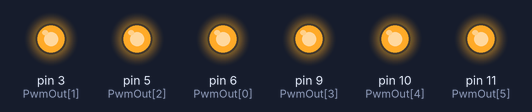
Bench run of a sketch on a simulated Arduino Mega 2560, built with avr-gcc and run on an emulated ATmega2560. Shown: output pins drawn as LEDs (lit = HIGH).

Above: at 0.1 s.
Timing chart, 0 to 1.6 s (numbered marks = the images above):
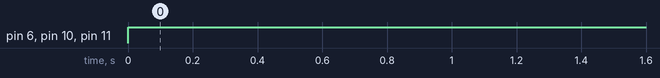

The sketch:

dmxpwm_rgbled.ino
```cpp
/*
The Code doesn´t look very good or is easy to understand.
This version is just a big mess of Code from diffrent Sources.
Basic structure is from https://www.crazy-logic.co.uk/projects/lighting/receiving-dmx-on-arduino-with-ardmx

The was tested on Arduino Nano and UNO.

If you want to change it for your preferences
change:

     #define Dmxchannels 6
     DmxAddress = 48;
     Outputs in Setup
     Void action


              */


              /*
              pinout
               pin0 - serial in
               pin1
               pin2  ch1 indicator
               pin3~
               pin4  Switch ch 7 +127 8 +127
               pin5~
               pin6~
               pin7 - error2 - bad dmx (non dimmer data)
               pin8 - error3 - last channel not recieved.
               pin9~   R-
               pin10~  G-
               pin11~  B-
               pin12 - error1 - tooo much time between frames.
               pin13 - dmx data output for demo. ch2 ind
               apin0
               apin1
               apin2
               apin3
               apin4
               apin5
               pinout

                                                                                            ***INFO***

                                                                LED 1 Pin to 5V; 9(R), 11(G), 10(B), LOW  -> LED of Channelbyte 255 (HIGH)
                                                                -3 Pin extra channel; 3, 5, 6,

                                                                Startadress 13

                                                                      -Next feature
                                                                              -Main Dimmer Channel
                                                                              -4ch Mode
                                                                              - + Shutter 5ch
              */
//***************************************************************************************************************************************************************************************************************************

int PwmOut[6]={6, 3, 5, 9, 10, 11};


              #define Dmxchannels 6          //the number of channels we want.                                                                 3
              volatile uint8_t  DmxRxField[Dmxchannels]; //array of 8 bit int DMX vals (raw)
              volatile uint16_t DmxAddress;  //start address (16 bit int)

              enum States {
                IDLE, BREAK, STARTCODE, MYADDRESSES};
                States gDmxState;             //create a global variable.
                                              //idle - nothing interesting to be dooing,
                                              //break - the break has been recieved so expect some data after a startcode.
                                              //startcode - the startcode wase recieved so we're now into the frames of data stage.
                                              //myaddresses - we've started receieving data for my addresses.

                                              //error1 is no new packet within time defined by the defualt timer.
              boolean error1 = true;
              int timer;
              int defaulterror1time=500;
                                              // i recomend at least 100 to avoid the LED flickering between packets,
                                              // and not more than 2000, as 2 seconds is reasonably long.

                                              //error2 for bad DMX (non dimmer data)
              boolean error2 = true;
                                              //error 2 is all to do with the valid startcode.... and it only apperas in that code.

                                              //error3 is for last channel not recieved.
                                              //it only is true if a new packet is recieved before the end of the last one.
                                              //its implimented in two parts.
                                              //serror3 is within the ISR, it's set to true at the begining of a packet,
                                              //serror3 is set to false once the last frame expected is recieved.
              boolean error3 = false;
              boolean serror3 = false;
                                              //in the break section of code, if it gets to a break and is still an error
                                              //then that means that error3 has occoured.

//****************************************************************************************************************************************************************************************************************************

              void setup()
              {
                Serial.begin(250000);                  //Enable serial reception with a 250k rate
                gDmxState= IDLE;                       // initial state
                DmxAddress = 48;                        // The desired DMX Start Adress                                                                    4
                timer=defaulterror1time;

                analogWrite(PwmOut[1], 255);
                analogWrite(PwmOut[2], 255);
                analogWrite(PwmOut[3], 255);
                pinMode(3, OUTPUT);
                pinMode(5, OUTPUT);
                pinMode(6,OUTPUT);
                pinMode(9, OUTPUT);
                pinMode(10, OUTPUT);
                pinMode(11,OUTPUT);
              }


  //***************************************************************************************************************************************************************************************************************************

              ISR(USART_RX_vect) {
                                                  //this code/function is called whenever the harware UART recieves a low
                                                  //startbit (well it's called after the byte is recieved.)

                                                  // two byte counter - needed to count upto all 512 channel frames
                static  uint16_t DmxCounter;

                uint8_t  USARTstate= UCSR0A;      //get state before data!
                uint8_t  DmxByte   = UDR0;	    //get data
                uint8_t  DmxState  = gDmxState;	  //just load once from SRAM to increase speed

                if (USARTstate &(1<<FE0))		//check for break
                {
                                                    //data has been recieved, the USART is enabled and it's
                                                    //low signal for more than 8 bits
                                                    // so an error has also been created - this is a Break.
                  gDmxState= BREAK;
                                                    //as this marks the start of a new packet we shall set a counter to the
                                                    //address we wish to use as our start address.
                  DmxCounter =  DmxAddress;
                                                    //dmx counter counts down untill it reaches the address
                  if(serror3==true) {
                    error3=true;
                  }
                  serror3 = true;                   //as we're at the start of a packet.
                                                    //lets set the error1 timer back to it's default and set it to
                                                    //false as DMX is imcomming
                  timer=defaulterror1time;
                  error1=false;
                }

                                                  //lets assume that the break has occoured - then to get this far in the code,
                                                  //another frame of data has been recieved. As the //break has occoured then the
                                                  //next frame should be the start code. The start code for DMX data for
                                                  //dimmer channels is the 0 value.
                else if (DmxState == BREAK)
                {
                  if (DmxByte == 0) //normal start code detected
                  {
                    gDmxState= STARTCODE;
                    error2=false;
                  }
                  else	                            //non normal start code recieved eg: RDM packet.
                                                    //ignore the rest of the packet.
                  {
                    gDmxState= IDLE;
                    error2=true;
                  }
                }

                                                    //to get to this point, we've had a break, then the start code.
                                                    //the next frame should be the the first channel of DMX data.
                else if (DmxState == STARTCODE)
                {
                                                    //now we need to see if we are in the data before the start address
                                                    //or at the start address.
                                                    //to do this lets decrement the counter and see if it's 0.
                                                    //the counter initially was set to the start address, so when it gets to
                                                    //the start address's frame it should be zero.

                  if (--DmxCounter == 0)	    //start address reached?
                  {
                                                    //wahoo - we're at the start address so lets grab this frame
                    DmxRxField[DmxCounter]= DmxByte;	//get 1st DMX channel of device
                    DmxCounter= 1;		//set up counter for required channels
                    if(Dmxchannels==1){
                      gDmxState= IDLE;
                      serror3 = false;
                    }
                    else{
                      gDmxState= MYADDRESSES;
                    }
                    //
                  }
                }

                                                    //to get to here we've recieved a break, start code and frams upto and
                                                    //including the first channel we want.
                else if (DmxState == MYADDRESSES)
                {
                                                    //lets incriment the counter,
                                                    //is the new counter equal to the number of channels we require?
                                                    //(remember here that the DMX counter is zero indexed and the
                                                    //Dmx channels is 1 indexed...
                                                    //if so then we've gone past our last channel so go back to the idel
                                                    //state.
                                                    //if not then this data is for one of our channels so chuck it into
                                                    //the array.
                  DmxRxField[DmxCounter++]= DmxByte;	//get channel
                  if (DmxCounter >= Dmxchannels)     //all ch received?
                  {
                    gDmxState= IDLE;	            //wait for next break
                    serror3 = false;               //as we're at the end of data expected.
                  }
                }
                //end of ISR
              }

//***************************************************************************************************************************************************************************************************************************

              void loop()
              {
                action();


                delay(1);
                                                    //this delays the loop by 1ms... less than ideal but required for the timer
                                                    //counting down between successfull packets.
                                                    //if your action function takes significant time to output stuff then
                                                    //you could remove the delay by making it a comment as the action loop
                                                    //would be a time delay. in this case the timer is then more of a counter,
                                                    //with error 1 being a number of action calls without a successfull DMX
                                                    //packet being recieved.
              }

//***************************************************************************************************************************************************************************************************************************


              void action()
              {


                for (int i = 0 ; i < 6 ; i++)
                {
                  if(DmxRxField[i] < 1) {
                    analogWrite(PwmOut[i], 255);
                  }
                  else {
                    analogWrite(PwmOut[i],-DmxRxField[i]);
                }

              }


              }
```

Measured:
- by itself, pin 6 (PwmOut[0]), pin 10 (PwmOut[4]), pin 11 (PwmOut[5]): LOW → HIGH at 0.00 s
